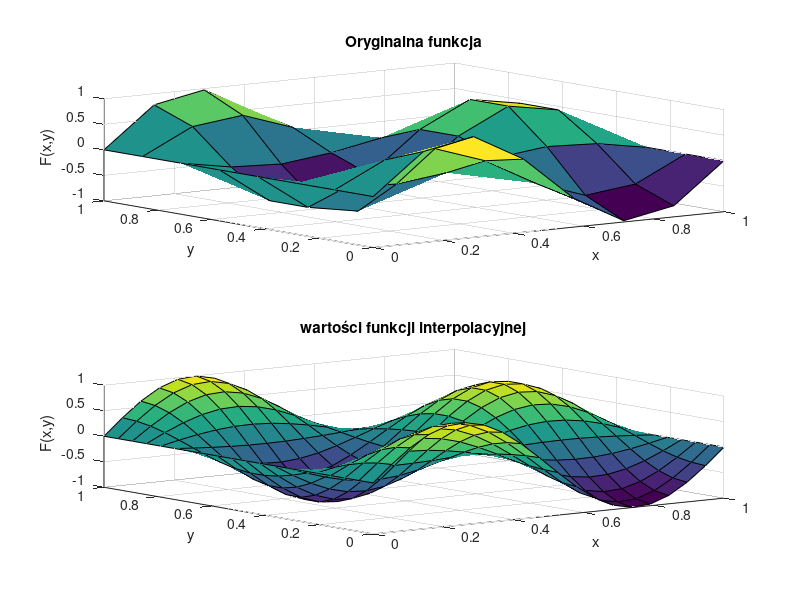

Recreate this plot in MATLAB.
function [M,N,P,R,x_coarse,y_coarse,F_coarse,x_fine,y_fine,F_fine] = zadanie4()
P = 20; % liczba unikalnych współrzędnych x punktów dla których będzie obliczana interpolacja
R = 20; % liczba unikalnych współrzędnych y punktów dla których będzie obliczana interpolacja
M = 8; % liczba węzłów interpolacji wzdłuż osi X (stopień wielomianu zmiennej x: M-1)
N = 8; % liczba węzłów interpolacji wzdłuż osi Y (stopień wielomianu zmiennej y: N-1)

% Generowanie węzłów interpolacji na płaszczyźnie
x_coarse = linspace(0, 1, M);
y_coarse = linspace(0, 1, N);
[X_coarse, Y_coarse] = meshgrid(x_coarse, y_coarse);

% Wyznaczenie wartości funkcji oryginalnej w węzłach
F_coarse = sin(2*pi*X_coarse).*cos(2*pi*Y_coarse); % zadanie A: zmień definicję funkcji interpolowanej

MN = M*N;
xvec_coarse = reshape(X_coarse, MN, 1);
yvec_coarse = reshape(Y_coarse, MN, 1);
fvec_coarse = reshape(F_coarse, MN, 1);

% Macierz Vandermonde'a dla interpolacji 2d
V = zeros(M*N, M*N);
for i = 0:(M-1)
    for j = 0:(N-1)
        V(:, i*N + j + 1) = xvec_coarse.^i .* yvec_coarse.^j;
    end
end

% Współczynniki wielomianu interpolacyjnego
coeffs = V \ fvec_coarse;

% Obliczanie wartości funkcji interpolującej na gęstszej siatce
x_fine = linspace(0, 1, P);
y_fine = linspace(0, 1, R);
[X_fine, Y_fine] = meshgrid(x_fine, y_fine);

F_fine = zeros(size(X_fine));
% zadanie B: zdefiniuj obliczenia wartości wielomianu interpolującego. Rezultat obliczeń zapisz w zmiennej F_fine.
% wybranie odpowiedniego wspolczynnika z wektora kolumnowego
% w pierwszej iteracji elementy F_fine beda mialy wartosc 1*coeffs(0)
% w nastepnych iteracjach beda dodawane kolejne wspolczynniki wielomianu
for i = 0:(M-1)
    for j = 0:(N-1)
        F_fine = F_fine + coeffs(i*N+j+1) * X_fine.^i .* Y_fine.^j;
    end
end

subplot(2,1,1)
surf(X_coarse, Y_coarse, F_coarse);
xlabel('x');
ylabel('y');
zlabel('F(x,y)');
title("Oryginalna funkcja")

subplot(2,1,2)
surf(X_fine, Y_fine, F_fine);
xlabel('x');
ylabel('y');
zlabel('F(x,y)');
title("wartości funkcji interpolacyjnej")

print -dpng zadanie4.png


end